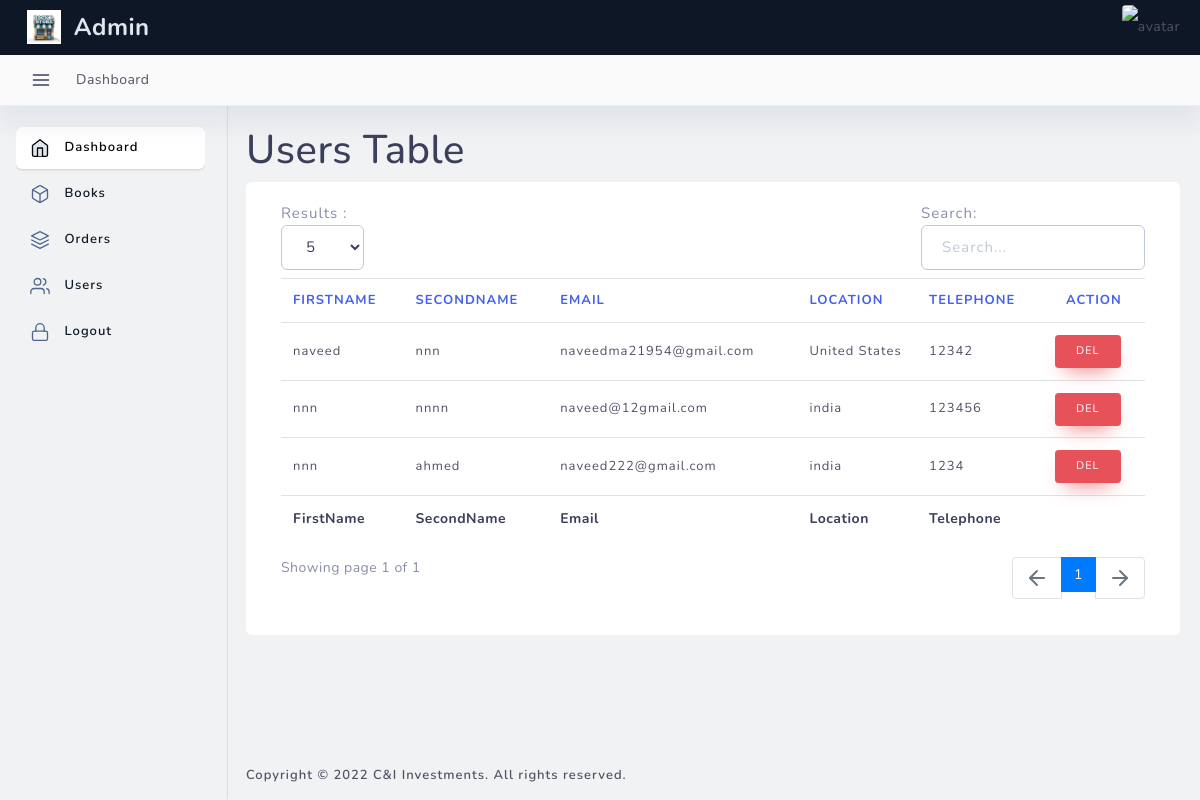
The page /users.php (signed in) on the database its author committed.
### tables this page shows
CREATE TABLE `users` (
  `id` int(11) NOT NULL,
  `firstname` varchar(255) DEFAULT NULL,
  `lastname` varchar(255) DEFAULT NULL,
  `email` varchar(255) DEFAULT NULL,
  `location` varchar(255) DEFAULT NULL,
  `mobile` varchar(255) DEFAULT NULL,
  `password` varchar(255) DEFAULT NULL
);

### server/dbh.php (called while the page is built, shortened)
<?php
class database{
    private $dsn="mysql:host=localhost;dbname=book";
    private $dbuser="root";
    private $dbpass="";
    public $dbconn;
    public function __construct(){
            try{
                $this->dbconn= new PDO ($this->dsn, $this->dbuser, $this->dbpass);
                $this->dbconn->setAttribute(PDO::ATTR_DEFAULT_FETCH_MODE, PDO::FETCH_ASSOC);
    }catch(PDOException $e){
                echo 'Error:'.$e->getMessage();
            }
        return $this->dbconn;
    }
}
?>

### server/controller.php (called while the page is built, shortened)
<?php
require_once 'dbh.php';
class controller extends database{
    public function select_users(){
        $sql="SELECT * FROM users ORDER BY id DESC;";
        $stmt=$this->dbconn->prepare($sql);
        $stmt->execute();
        $row=$stmt->fetchAll();
        return $row;
    }
	  }
?>

### users.php (the view, shortened to what this page needs)
<?php include_once 'server/adminheader.php'; ?>
<div class="layout-px-spacing">
	<div class="row layout-top-spacing">
		<div class="col-xl-12 col-lg-12 col-sm-12  layout-spacing">
			<h1><span>Users Table</span></h1>
			<div class="widget-content widget-content-area br-6">
				<table id="default-ordering" class="table table-hover" style="width:100%">
					<thead>
						<tr>
							<th>FirstName</th>
							<th>SecondName</th>
							<th>Email</th>
							<th>Location</th>
							<th>Telephone</th>
							<th class="dt-no-sorting text-center">Action</th>
						</tr>
					</thead>
					<tbody>
						<?php foreach ($selectusers as $row) { ?>
						<tr>
							<td><?= $row['firstname']; ?></td>
							<td><?= $row['lastname']; ?></td>
							<td><?= $row['email']; ?></td>
							<td><?= $row['location']; ?></td>
							<td><?= $row['mobile']; ?></td>
							<td><a href="server/action.php?userdel=<?= $row['id']; ?>" class="btn btn-sm btn-danger"> <i class="fas fa-trash"></i>DEL</a></td>
						</tr>
						<?php } ?>
					</tbody>
					<tfoot>
						<tr>
							<th>FirstName</th>
							<th>SecondName</th>
							<th>Email</th>
							<th>Location</th>
							<th>Telephone</th>
						</tr>
					</tfoot>
				</table>
			</div>
		</div>
	</div>
</div>
<?php include_once 'server/adminfooter.php'; ?>

### server/adminheader.php (shortened to what this page needs)
<?php
require_once 'server/controller.php';
$controller = new controller();
$selectusers=$controller->select_users();
?>
<!DOCTYPE html>
<html lang="en">
<head>
	<link href="assets/css/bootstrap.min.css" rel="stylesheet" type="text/css" />
	<link href="assets/css/plugins.css" rel="stylesheet" type="text/css" />
	<link href="assets/css/dash_1.css" rel="stylesheet" type="text/css" />
	<link href="assets/css/perfect-scrollbar.css" rel="stylesheet" type="text/css">
</head>
<body>
	<div class="header-container fixed-top">
		<header class="header navbar navbar-expand-sm">
			<ul class="navbar-item theme-brand flex-row  text-center">
				<li class="nav-item theme-logo">
					<a href="dashboard.php">
						<img src="img/logo.jpg" class="navbar-logo" alt="logo">
					</a>
				</li>
				<li class="nav-item theme-text">
					<a href="dashboard.php" class="nav-link">Admin </a>
				</li>
			</ul>
			<ul class="navbar-item flex-row ml-md-auto">
				<li class="nav-item dropdown user-profile-dropdown">
					<a href="javascript:void(0);" class="nav-link dropdown-toggle user" id="userProfileDropdown" data-toggle="dropdown" aria-haspopup="true" aria-expanded="true">
						<img src="img/profile.jpeg" alt="avatar">
					</a>
				</li>
			</ul>
		</header>
	</div>
	<div class="sub-header-container">
		<header class="header navbar navbar-expand-sm">
			<a href="javascript:void(0);" class="sidebarCollapse" data-placement="bottom"></a>
			<ul class="navbar-nav flex-row">
				<li>
					<div class="page-header">
						<nav class="breadcrumb-one" aria-label="breadcrumb">
							<ol class="breadcrumb">
								<li class="breadcrumb-item"><a href="javascript:void(0);">Dashboard</a></li>
							</ol>
						</nav>
					</div>
				</li>
			</ul>
		</header>
	</div>
	<div class="main-container" id="container">
		<div class="sidebar-wrapper sidebar-theme">
			<nav id="sidebar">
				<div class="shadow-bottom"></div>
				<ul class="list-unstyled menu-categories" id="accordionExample">
					<li class="menu">
						<a href="dashboard.php" data-active="true" aria-expanded="true" class="dropdown-toggle">
							<div class="">
								<span>Dashboard</span>
							</div>
						</a>
					</li>
					<li class="menu">
						<a href="books.php" aria-expanded="false" class="dropdown-toggle">
							<div class="">
								<span>Books</span>
							</div>
						</a>
					</li>
					<li class="menu">
						<a href="orders.php" aria-expanded="false" class="dropdown-toggle">
							<div class="">
								<span>Orders</span>
							</div>
						</a>
					</li>
					<li class="menu">
						<a href="users.php" aria-expanded="false" class="dropdown-toggle">
							<div class="">
								<span>Users</span>
							</div>
						</a>
					</li>
					<li class="menu">
						<a href="server/adminlogout.php" aria-expanded="false" class="dropdown-toggle">
							<div class="">
								<span>Logout</span>
							</div>
						</a>
					</li>
				</ul>
			</nav>
		</div>
		<div id="content" class="main-content">

### server/adminfooter.php (shortened to what this page needs)
<div class="footer-wrapper">
	<div class="footer-section f-section-1">
		<p class="">Copyright ©  C&amp;I Investments. All rights reserved.</p>
	</div>
</div>
</div>
</div>
</body>
</html>

### assets/css/dash_1.css (style rules this page uses)
.layout-spacing { padding-bottom: 25px; }

### assets/css/perfect-scrollbar.css (style rules this page uses)
.ps { overflow: hidden !important; overflow-anchor: none; -ms-overflow-style: none; touch-action: auto; -ms-touch-action: auto; }

### assets/css/main.css (style rules this page uses)
html { min-height: 100% }
body { color: #888ea8; height: 100%; font-size: 0.875rem; background: #f1f2f3; overflow-x: hidden; overflow-y: auto; letter-spacing: 0.0312rem; font-family: 'Nunito', sans-serif; }
h1, h2, h3, h4, h5, h6 { color: #3b3f5c; }
p { margin-top: 0; margin-bottom: 0.625rem; color: #515365 }
a { color: #515365; outline: none; }
.dropdown-toggle:after { display: none; }
.btn { padding: 0.4375rem 1.25rem; text-shadow: none; font-size: 14px; color: #3b3f5c; font-weight: normal; white-space: normal; word-wrap: break-word; transition: .2s ease-out; touch-action: manipulation; cursor: pointer; background-color: #f1f2f3; box-shadow: 0px 5px 20px 0 rgba(0, 0, 0, 0.1); will-change: opacity, transform; transition: all 0.3s ease-out; -webkit-transition: all 0.3s ease-out; }
.btn-group-sm>.btn, .btn-sm, .btn-group>.btn.btn-sm, .btn-group .btn.btn-sm { font-size: 0.6875rem; }
.btn-danger { color: #fff !important; background-color: #e7515a; border-color: #e7515a; box-shadow: 0 10px 20px -10px #e7515a; }
.table > tbody > tr > td { vertical-align: middle; color: #515365; font-size: 13px; letter-spacing: 1px; }
.table > thead > tr > th { color: #4361ee; font-weight: 700; font-size: 13px; letter-spacing: 1px; text-transform: uppercase; }
.table thead th { vertical-align: bottom; border-bottom: none; }
.table > tfoot > tr > th { color: #3b3f5c; }
.br-6 { border-radius: 6px!important; }

### rows shown on the page
users: firstname "nnn", lastname "nnnn", email "naveed@12gmail.com", location "india", mobile "123456"
users: firstname "naveed", lastname "nnn", email "naveedma21954@gmail.com", location "United States", mobile "12342"
users: firstname "nnn", lastname "ahmed", email "naveed222@gmail.com", location "india", mobile "1234"
